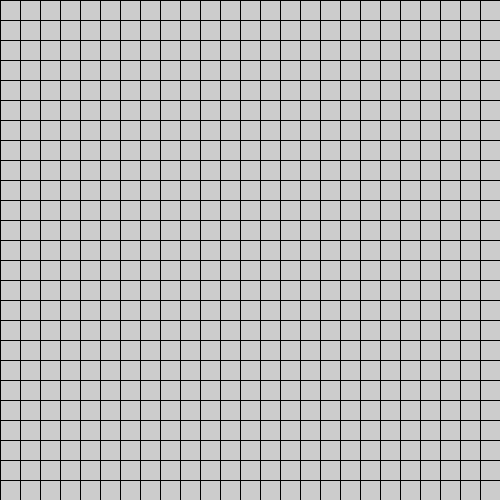
Frame 1 (no input)
Frame 60 (the mouse pressed at the canvas centre just before this capture): identical to frame 1, image omitted
Frame 120 (the mouse held since frame 60 and released just before this capture): identical to frame 1, image omitted

The Processing sketch that drew this single still picture (run headless with seeded random() and noise(); from frame 60 on, the mouse is pressed at the canvas centre):

// Processing sketch: Grid
// ── Grid.pde

void setup () {
  size (500, 500);
}
void draw () {
  for (int y=0; y<height; y+=20) {
    line (0, y, width, y);
    for (int x=0; x<width; x+=20) {
      line (x, 0, x, height);
    }
  }
}
